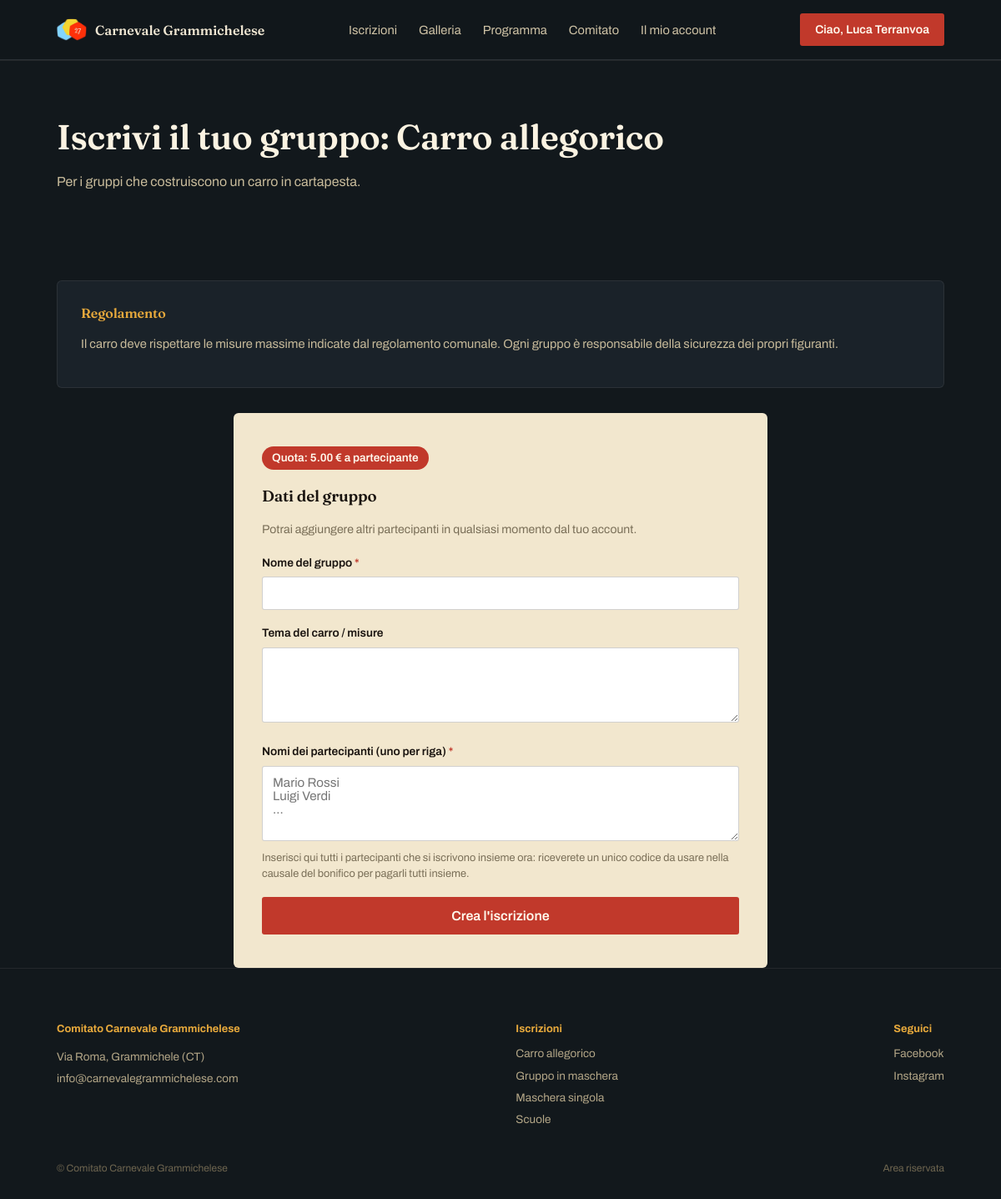
/account/nuovo-gruppo/carro-allegorico (signed in), run on the app's committed database.
### tables this page shows
CREATE TABLE utenti (
    id INTEGER PRIMARY KEY AUTOINCREMENT,
    nome TEXT NOT NULL,
    email TEXT UNIQUE NOT NULL,
    telefono TEXT,
    password_hash TEXT NOT NULL,
    reset_token TEXT,
    reset_scadenza TEXT,
    data_creazione TEXT DEFAULT CURRENT_TIMESTAMP
);

CREATE TABLE categorie (
    id INTEGER PRIMARY KEY AUTOINCREMENT,
    slug TEXT UNIQUE NOT NULL,
    nome TEXT NOT NULL,
    descrizione TEXT,
    regolamento TEXT,
    prezzo_quota REAL DEFAULT 0,
    dettagli_label TEXT DEFAULT 'Note aggiuntive',
    icona TEXT DEFAULT 'carro',
    ordine INTEGER DEFAULT 0
);

CREATE TABLE contenuti (
    chiave TEXT PRIMARY KEY,
    valore TEXT
);

### app.py (the view, shortened to what this page needs)
@app.route("/account/nuovo-gruppo/<slug>", methods=["GET", "POST"])
@utente_login_required
def account_nuovo_gruppo(slug):
    db = get_db()
    categoria = db.execute("SELECT * FROM categorie WHERE slug = ?", (slug,)).fetchone()
    if categoria is None:
        abort(404)
    esistente = db.execute(
        "SELECT * FROM iscrizioni WHERE utente_id = ? AND categoria_id = ?",
        (session["utente_id"], categoria["id"]),
    ).fetchone()
    if esistente:
        flash("Hai già un'iscrizione in questa categoria: aggiungi lì i partecipanti.", "successo")
        return redirect(url_for("account"))
    contenuti = get_contenuti(db)
    return render_template("nuovo_gruppo.html", categoria=categoria, c=contenuti, form={})

### app.py (called while the page is built)
def get_csrf_token():
    if "_csrf_token" not in session:
        session["_csrf_token"] = secrets.token_hex(16)
    return session["_csrf_token"]

@app.before_request
def csrf_protect():
    if request.method == "POST" and not app.config.get("TESTING"):
        token_sessione = session.get("_csrf_token")
        token_form = request.form.get("_csrf_token")
        if not token_sessione or not token_form or not secrets.compare_digest(token_sessione, token_form):
            abort(400, description="Richiesta non valida (token di sicurezza mancante o scaduto). Ricarica la pagina e riprova.")

def get_db():
    if "db" not in g:
        g.db = sqlite3.connect(DB_PATH)
        g.db.row_factory = sqlite3.Row
        g.db.execute("PRAGMA foreign_keys = ON")
    return g.db

def get_contenuti(db):
    rows = db.execute("SELECT chiave, valore FROM contenuti").fetchall()
    return {r["chiave"]: r["valore"] for r in rows}

@app.context_processor
def inject_globals():
    db = get_db()
    categorie = db.execute("SELECT * FROM categorie ORDER BY ordine").fetchall()
    utente_corrente = None
    if session.get("utente_id"):
        utente_corrente = db.execute(
            "SELECT * FROM utenti WHERE id = ?", (session["utente_id"],)
        ).fetchone()
    contenuti_globali = get_contenuti(db)
    return dict(categorie=categorie, utente_corrente=utente_corrente, c=contenuti_globali)

def utente_login_required(view):
    @wraps(view)
    def wrapped(*args, **kwargs):
        if not session.get("utente_id"):
            return redirect(url_for("accedi", next=request.path))
        return view(*args, **kwargs)
    return wrapped

### templates/nuovo_gruppo.html (shortened to what this page needs)
{% extends "base.html" %}
{% block content %}
<section class="pagina-titolo">
  <div class="wrap">
    <h1>Iscrivi il tuo gruppo: {{ categoria.nome }}</h1>
    <p>{{ categoria.descrizione }}</p>
  </div>
</section>
<div class="wrap">
  {% if categoria.regolamento %}
  <div class="regolamento-box">
    <h3>Regolamento</h3>
    <p>{{ categoria.regolamento }}</p>
  </div>
  {% endif %}
  <form class="form-card" method="post">
    <span class="prezzo-badge">Quota: {{ "%.2f"|format(categoria.prezzo_quota) }} € a partecipante</span>
    <h3>Dati del gruppo</h3>
    <p style="color:#7a6f58; font-size:0.88rem; margin-bottom:20px;">
      Potrai aggiungere altri partecipanti in qualsiasi momento dal tuo account.
    </p>
    <div class="form-row">
      <label>Nome del gruppo <span class="req">*</span></label>
      <input type="text" name="nome_gruppo" value="{{ form.get('nome_gruppo','') }}" required>
    </div>
    <div class="form-row">
      <label>{{ categoria.dettagli_label }}</label>
      <textarea name="dettagli">{{ form.get('dettagli','') }}</textarea>
    </div>
    <div class="form-row">
      <label>Nomi dei partecipanti (uno per riga) <span class="req">*</span></label>
      <textarea name="elenco_nomi" placeholder="Mario Rossi&#10;Luigi Verdi&#10;..." required>{{ form.get('elenco_nomi','') }}</textarea>
      <div class="form-hint">Inserisci qui tutti i partecipanti che si iscrivono insieme ora: riceverete un unico codice da usare nella causale del bonifico per pagarli tutti insieme.</div>
    </div>
    <button type="submit" class="btn-primary" style="width:100%;">Crea l'iscrizione</button>
  </form>
</div>
{% endblock %}

### templates/base.html (shortened to what this page needs)
<!DOCTYPE html>
<html lang="it">
<head>
<link rel="stylesheet" href="{{ url_for('static', filename='css/style.css') }}">
</head>
<body>
<header class="site">
  <div class="nav-row">
    <a class="brand" href="{{ url_for('home') }}">
      <img src="{{ url_for('static', filename='img/logo.png') }}" alt="Logo Carnevale Grammichelese" onerror="this.style.display='none'">
      <span class="brand-name">Carnevale Grammichelese</span>
    </a>
    <nav class="main"><ul>
      <li><a href="{{ url_for('home') }}#categorie">Iscrizioni</a></li>
      <li><a href="{{ url_for('home') }}#sfilata">Galleria</a></li>
      <li><a href="{{ url_for('home') }}#programma">Programma</a></li>
      <li><a href="{{ url_for('home') }}#contatti">Comitato</a></li>
      {% if utente_corrente %}
      <li><a href="{{ url_for('account') }}">Il mio account</a></li>
      {% else %}
      <li><a href="{{ url_for('accedi') }}">Accedi</a></li>
      {% endif %}
    </ul></nav>
    {% if utente_corrente %}
    <a class="btn-nav" href="{{ url_for('account') }}">Ciao, {{ utente_corrente.nome }}</a>
    {% else %}
    <a class="btn-nav" href="{{ url_for('registrati') }}">Iscrivi il tuo gruppo</a>
    {% endif %}
  </div>
  <div class="mobile-menu" id="cgMobileMenu">
    <ul>
    </ul>
  </div>
</header>
{% block content %}{% endblock %}
<footer class="site" id="contatti">
  <div class="wrap">
    <div class="foot-row">
      <div class="foot-col">
        <h4>Comitato Carnevale Grammichelese</h4>
        <p>{{ c.footer_indirizzo }}</p>
        <a href="mailto:{{ c.footer_email }}">{{ c.footer_email }}</a>
      </div>
      <div class="foot-col">
        <h4>Iscrizioni</h4>
        {% for cat in categorie %}
          <a href="{{ url_for('account_nuovo_gruppo', slug=cat.slug) }}">{{ cat.nome }}</a>
        {% endfor %}
      </div>
      <div class="foot-col">
        <h4>Seguici</h4>
        <a href="{{ c.footer_facebook }}">Facebook</a>
        <a href="{{ c.footer_instagram }}">Instagram</a>
      </div>
    </div>
    <div class="foot-bottom">
      <span>© Comitato Carnevale Grammichelese</span>
      <span><a href="{{ url_for('admin_login') }}" style="color:#6f6650;">Area riservata</a></span>
    </div>
  </div>
</footer>
</body>
</html>

### static/css/style.css (style rules this page uses)
:root { --notte:#12181c; --notte-2:#1a2229; --carta:#f2e7ce; --rosso:#c1392b; --oro:#e7a93c; --smeraldo:#1f6e68; --crema-testo:#efe6d2; --max:1120px; }
* { box-sizing:border-box; }
html,body { margin:0; padding:0; }
body { font-family:'Archivo', sans-serif; background:var(--notte); color:var(--crema-testo); line-height:1.5; overflow-x:hidden; }
h1,h2,h3 { font-family:'Fraunces', serif; font-weight:600; letter-spacing:-0.01em; margin:0; }
a { color:inherit; text-decoration:none; }
img { display:block; max-width:100%; }
.wrap { max-width:var(--max); margin:0 auto; padding:0 28px; }
header.site { position:sticky; top:0; z-index:50; background:rgba(18,24,28,0.9); backdrop-filter:blur(8px); border-bottom:1px solid rgba(239,230,210,0.08); }
.nav-row { display:flex; align-items:center; justify-content:space-between; padding:16px 28px; max-width:var(--max); margin:0 auto; }
.brand { display:flex; align-items:center; gap:10px; }
.brand img { width:36px; height:36px; object-fit:contain; }
.brand-name { font-family:'Fraunces', serif; font-weight:600; }
nav.main ul { display:flex; gap:26px; list-style:none; margin:0; padding:0; }
nav.main a { font-size:0.92rem; color:#cfc3a6; }
.btn-nav { background:var(--rosso); color:#fff8ec !important; padding:9px 18px; border-radius:3px; font-size:0.88rem; font-weight:600; }
.mobile-menu { max-height:0; overflow:hidden; background:var(--notte-2); border-bottom:1px solid rgba(239,230,210,0.08); transition:max-height .3s ease; }
.mobile-menu ul { list-style:none; margin:0; padding:8px 28px 16px; }
.btn-primary { background:var(--rosso); color:#fff8ec !important; padding:14px 24px; border-radius:3px; font-weight:600; display:inline-block; border:none; cursor:pointer; font-family:'Archivo',sans-serif; font-size:1rem; }
footer.site { padding:46px 0 28px; border-top:1px solid rgba(239,230,210,0.08); }
.foot-row { display:flex; justify-content:space-between; gap:30px; flex-wrap:wrap; }
.foot-col h4 { font-size:0.8rem; color:var(--oro); margin-bottom:10px; }
.foot-col a, .foot-col p { display:block; font-size:0.85rem; color:#b3a687; margin-bottom:6px; }
.foot-bottom { margin-top:32px; font-size:0.75rem; color:#6f6650; display:flex; justify-content:space-between; flex-wrap:wrap; gap:8px; }
.pagina-titolo { padding:60px 0; background:var(--notte); }
.pagina-titolo h1 { font-size:clamp(1.8rem,3.6vw,2.6rem); color:#fbf3e2; }
.pagina-titolo p { color:#c8bb9b; margin-top:10px; max-width:60ch; }
.regolamento-box { background:var(--notte-2); border-radius:6px; padding:26px 28px; margin:30px 0; border:1px solid rgba(239,230,210,0.08); }
.regolamento-box h3 { color:var(--oro); font-size:1rem; margin-bottom:10px; }
.regolamento-box p { color:#c8bb9b; font-size:0.92rem; white-space:pre-line; }
.form-card { max-width:640px; margin:0 auto; background:var(--carta); color:#1a1410; border-radius:6px; padding:40px 34px; }
.form-card h3 { color:#1a1410; margin-bottom:6px; }
.form-card .prezzo-badge { display:inline-block; background:var(--rosso); color:#fff8ec; font-size:0.85rem; font-weight:600; padding:4px 12px; border-radius:20px; margin-bottom:18px; }
.form-row { margin-bottom:18px; }
.form-row label { display:block; font-size:0.86rem; font-weight:600; margin-bottom:6px; }
.form-row .req { color:var(--rosso); }
.form-row input, .form-row textarea { width:100%; padding:11px 12px; border:1px solid rgba(26,20,16,0.2); border-radius:3px; font-family:'Archivo',sans-serif; font-size:0.95rem; background:#fff; }
.form-row textarea { min-height:90px; resize:vertical; }
.form-hint { font-size:0.8rem; color:#7a6f58; margin-top:4px; }

### data on the page
utenti: nome "Luca Terranvoa"
categorie: nome "Carro allegorico", descrizione "Per i gruppi che costruiscono un carro in cartapesta.", regolamento "Il carro deve rispettare le misure massime indicate dal regolamento comunale. Ogni gruppo è responsabile della sicurezza dei propri figuranti.", prezzo_quota "5.00", dettagli_label "Tema del carro / misure"
contenuti: footer_indirizzo "Via Roma, Grammichele (CT)"
contenuti: footer_email "info@carnevalegrammichelese.com"
categorie: nome "Gruppo in maschera"
categorie: nome "Maschera singola"
categorie: nome "Scuole"
